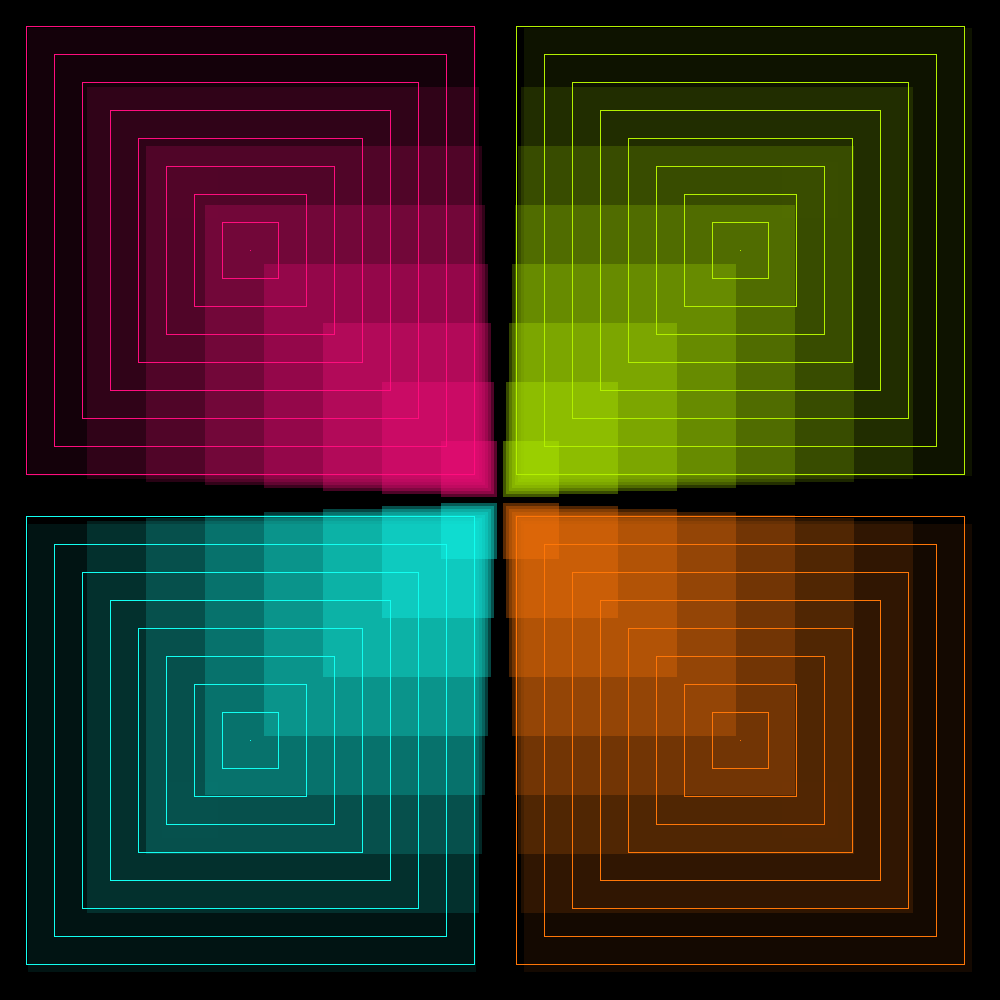
Frame 1 (no input)
Frame 60 (the mouse pressed at the canvas centre just before this capture): identical to frame 1, image omitted
Frame 120 (the mouse held since frame 60 and released just before this capture): identical to frame 1, image omitted

The Processing sketch that drew this single still picture (run headless with seeded random() and noise(); from frame 60 on, the mouse is pressed at the canvas centre):

// Processing sketch: Assignment_3_Arrays
// ── Assignment_3_Arrays.pde
// Ressubmission Tip: Try to not have so many for loops inside each other.
// Ressubmission Tip: Include Arrays, even if it's just for color. 
// Ressubmission Tip: Make moving the stuff around more intuitive. 

color pink, green, blue, orange;

void setup() {
  size(1000, 1000);
  println("This art piece is inspired by 'Visual Echo Experiment, 2011' by Chul-Hyun Ahn");
  //Link to the original piece: https://www.artsy.net/artwork/chul-hyun-ahn-visual-echo-experiment"
  rectMode(CENTER);
  
  pink = #FF0D7E;
  green = #B3F000;
  blue = #12FFF1;
  orange = #FF7708;
}
void draw() {
  background(#000000);
  noStroke();

  float maxMove = 200;
  float maxFade = 0;
  float maxSize = 450;

  for (float move = 0.00; move < maxMove; move++) { // Controlls the movement torwards the center
    for (float fade = 100; fade > maxFade; fade++) { // Controlls the level of fade on each color
      for (float sizes = 0; sizes < maxSize; sizes++) { // Controlls how many times the squares changes size
      
        // Top Left Solid Square
        noStroke();
        fill(pink, fade);
        square((width/2) - move, (height/2) - move, sizes);

        // Top Right Solid Square
        fill(green, fade);
        square((width/2) + move, (height/2) - move, sizes);

        // Bottom Left Solid  Square
        fill(blue, fade);
        square((width/2) - move, (height/2) + move, sizes);

        // Bottom Right solid Square
        fill(orange, fade);
        square((width/2) + move, (height/2) + move, sizes);

        // outline squares
        // floats sA and sB lets you move the outline squares around
        float sA = 4;
        float sB = 1.35;
        noFill();
        
        // Top Left outline Square
        stroke(pink);
        square((width/sA), (height/sA), sizes);

        // Top Right outline  Square
        stroke(green);
        square((width/sB), (height/sA), sizes);

        // Bottom Left outline  Square
        stroke(blue);
        square((width/sA), (height/sB), sizes);

        // Bottom Right outline Square
        stroke(orange);
        square((width/sB), (height/sB), sizes);

        // lets you change how the art looks
        move = move + 31.0; // Controlls the movement torwards the center
        fade = fade -10.0; // Controlls the level of fade on each color
        sizes = sizes + 55.0; // Controlls how many times the squares changes size
      }
    }
  }
  if (frameCount == 1) {
    String filename = "output";
    save(filename + ".png");
    print("canvas saved as " + filename + ".png");
  }
}
